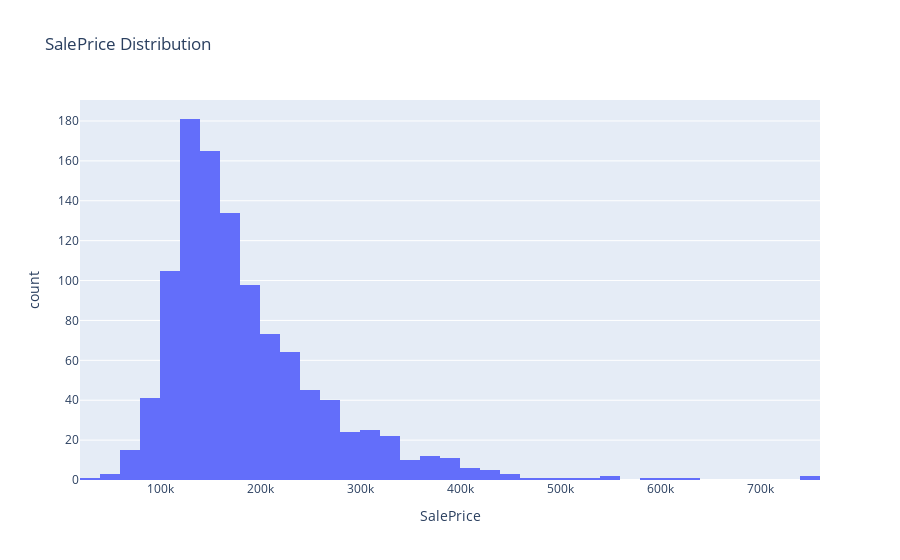

The notebook cell saved with this chart:
### Code cell
fig = px.histogram(df["SalePrice"], x = "SalePrice", title = "SalePrice Distribution")
fig.show()

### Figure 1 — Plotly figure (JSON) as saved in the notebook; plotly's stock layout.template omitted (floating-point values rounded to 4 significant figures; data arrays with more than 128 entries replaced by an {"elided": "..."} marker saying what was removed)
{"data": [{"alignmentgroup": "True", "bingroup": "x", "hovertemplate": "SalePrice=%{x}<br>count=%{y}<extra></extra>", "legendgroup": "", "marker": {"color": "#636efa", "pattern": {"shape": ""}}, "name": "", "offsetgroup": "", "orientation": "v", "showlegend": false, "type": "histogram", "x": {"elided": "1094 int values"}, "xaxis": "x", "yaxis": "y"}], "layout": {"barmode": "relative", "legend": {"tracegroupgap": 0}, "title": {"text": "SalePrice Distribution"}, "xaxis": {"anchor": "y", "domain": [0, 1], "title": {"text": "SalePrice"}}, "yaxis": {"anchor": "x", "domain": [0, 1], "title": {"text": "count"}}}}
